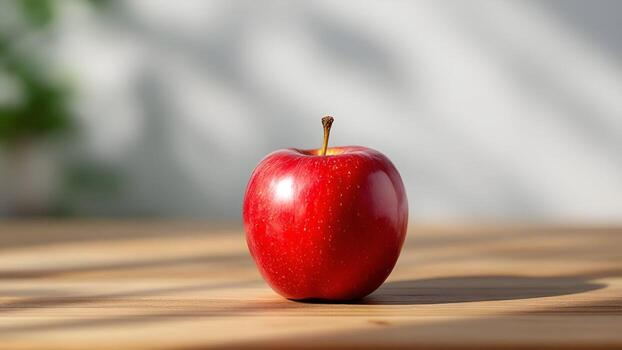
#> input picture Task_8/1.jpg, 622 x 350 px
$ python Task_8.py
#> lines starting #> are read from the running program, lines starting #| are printed output that depends on the picture; after the words box and inside, x2 and y2 are one past the last pixel; in counts of white or black regions, pixels touching at a corner belong together
import cv2
import numpy as np
import matplotlib.pyplot as plt

img = cv2.imread('1.jpg')
#> img is the input picture: shape (350, 622, 3); mean B, G, R 137.9, 151.7, 175.4

if img is None:
    raise FileNotFoundError("Image file not found. Please check the path and filename.")

T_value = 127

gray = cv2.cvtColor(img, cv2.COLOR_BGR2GRAY)
rgb = cv2.cvtColor(img, cv2.COLOR_BGR2RGB)

__,thresh_binary = cv2.threshold(gray, T_value, 255, cv2.THRESH_BINARY)
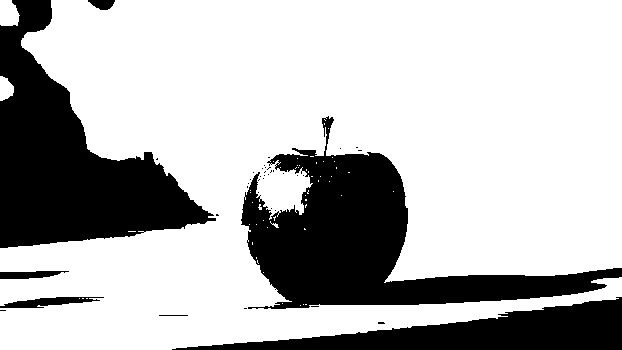
#> thresh_binary: shape (350, 622); 72.3% white; 39 black regions (32 under 20 px), largest, box (x1, y1, x2, y2) and area: (241, 116, 622, 309) 24916, (0, 0, 216, 248) 23494, (172, 297, 622, 350) 10518
__,thresh_binary_inv = cv2.threshold(gray, T_value, 255, cv2.THRESH_BINARY_INV)
__,thresh_trunc = cv2.threshold(gray, T_value, 255, cv2.THRESH_TRUNC)
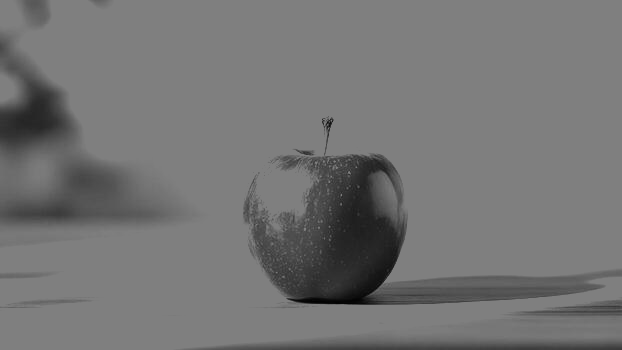
#> thresh_trunc: shape (350, 622); min 1, max 127, mean 116.2
__,thresh_tozero = cv2.threshold(gray, T_value, 255, cv2.THRESH_TOZERO)
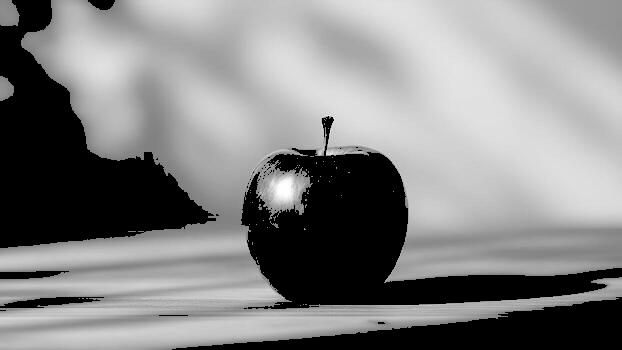
#> thresh_tozero: shape (350, 622); min 0, max 255, mean 132.9
__,thresh_tozero_inv = cv2.threshold(gray, T_value, 255, cv2.THRESH_TOZERO_INV)
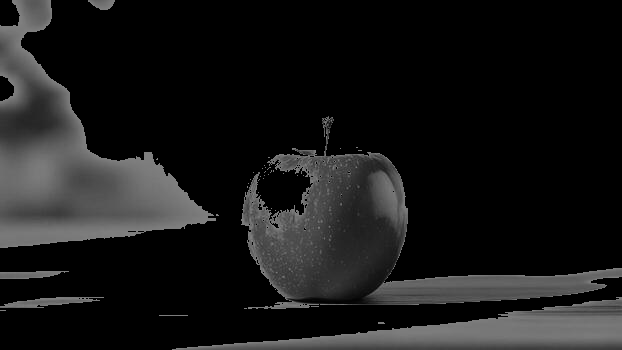
#> thresh_tozero_inv: shape (350, 622); min 0, max 127, mean 24.3

fig , axes = plt.subplots(2, 3, figsize=(12, 8))
axes[0, 0].imshow(rgb)
axes[0, 0].set_title('Original Image')
axes[0, 1].imshow(thresh_binary, cmap='gray')
axes[0, 1].set_title('Binary Threshold')
axes[0, 2].imshow(thresh_binary_inv, cmap='gray')
axes[0, 2].set_title('Binary Inverse Threshold')
axes[1, 0].imshow(thresh_trunc, cmap='gray')
axes[1, 0].set_title('Truncated Threshold')
axes[1, 1].imshow(thresh_tozero, cmap='gray')
axes[1, 1].set_title('To Zero Threshold')
axes[1, 2].imshow(thresh_tozero_inv, cmap='gray')
axes[1, 2].set_title('To Zero Inverse Threshold')
axes[0, 0].axis('off')
axes[0, 1].axis('off')
axes[0, 2].axis('off')
axes[1, 0].axis('off')
axes[1, 1].axis('off')
axes[1, 2].axis('off')
plt.tight_layout()
plt.savefig('thresholding_results.png')
plt.show()

blurred = cv2.GaussianBlur(gray, (5, 5), 0)
otsu_val, otsu_img = cv2.threshold(blurred, 0, 255, cv2.THRESH_BINARY + cv2.THRESH_OTSU)
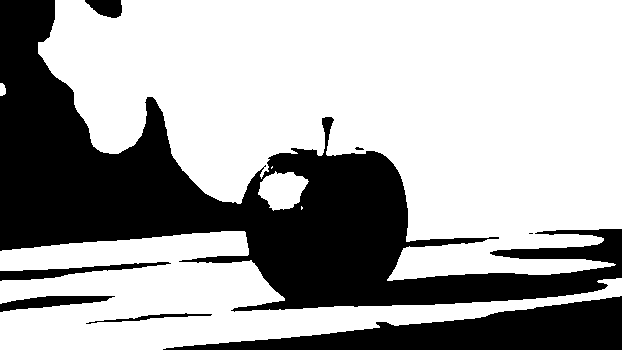
#> otsu_img: shape (350, 622); 66.1% white; 8 black regions (2 under 20 px), largest, box (x1, y1, x2, y2) and area: (0, 0, 622, 312) 59450, (163, 296, 622, 350) 11513, (0, 262, 171, 281) 1048, (0, 296, 115, 312) 936, (85, 0, 122, 18) 484, (86, 313, 212, 324) 316
#> otsu_val = 142

print(f"Otsu's threshold value: {otsu_val}")
#| Otsu's threshold value: 142.0

fig , axes = plt.subplots(1, 2, figsize=(10, 5))
axes[0].imshow(blurred, cmap='gray')
axes[0].set_title('Blurred Image')
axes[1].imshow(otsu_img, cmap='gray')
axes[1].set_title("Otsu's Thresholding")
axes[0].axis('off')
axes[1].axis('off')
plt.tight_layout()
plt.savefig('otsu_thresholding_results.png')
plt.show()

block_size = 11
adaptive_mean_c2 = cv2.adaptiveThreshold(gray, 255, cv2.ADAPTIVE_THRESH_MEAN_C, cv2.THRESH_BINARY, block_size, 2)
#> adaptive_mean_c2: shape (350, 622); 81.8% white; 1304 black regions (1238 under 20 px), largest, box (x1, y1, x2, y2) and area: (243, 116, 622, 305) 12148, (0, 318, 622, 350) 3858, (0, 301, 463, 333) 2796
adaptive_gaussian_c2 = cv2.adaptiveThreshold(gray, 255, cv2.ADAPTIVE_THRESH_GAUSSIAN_C, cv2.THRESH_BINARY, block_size, 2)
#> adaptive_gaussian_c2: shape (350, 622); 87.1% white; 1372 black regions (1295 under 20 px), largest, box (x1, y1, x2, y2) and area: (236, 116, 622, 305) 9781, (0, 310, 622, 333) 2339, (0, 280, 267, 309) 2031

adaptive_mean_c6 = cv2.adaptiveThreshold(gray, 255, cv2.ADAPTIVE_THRESH_MEAN_C, cv2.THRESH_BINARY, block_size, 5)
#> adaptive_mean_c6: shape (350, 622); 90.8% white; 464 black regions (408 under 20 px), largest, box (x1, y1, x2, y2) and area: (243, 116, 610, 305) 5727, (0, 302, 430, 333) 2084, (0, 280, 261, 312) 1973
adaptive_gaussian_c6 = cv2.adaptiveThreshold(gray, 255, cv2.ADAPTIVE_THRESH_GAUSSIAN_C, cv2.THRESH_BINARY, block_size, 5)
#> adaptive_gaussian_c6: shape (350, 622); 94.6% white; black in thin lines or dots

fig , axes = plt.subplots(2, 2, figsize=(12, 8))
axes[0, 0].imshow(adaptive_mean_c2, cmap='gray')
axes[0, 0].set_title('Adaptive Mean Thresholding (C=2)')
axes[0, 1].imshow(adaptive_gaussian_c2, cmap='gray')
axes[0, 1].set_title('Adaptive Gaussian Thresholding (C=2)')
axes[1, 0].imshow(adaptive_mean_c6, cmap='gray')
axes[1, 0].set_title('Adaptive Mean Thresholding (C=6)')
axes[1, 1].imshow(adaptive_gaussian_c6, cmap='gray')
axes[1, 1].set_title('Adaptive Gaussian Thresholding (C=6)')
axes[0, 0].axis('off')
axes[0, 1].axis('off')
axes[1, 0].axis('off')
axes[1, 1].axis('off')
plt.tight_layout()
plt.savefig('adaptive_thresholding_results.png')
plt.show()

def Validate_Mask(mask_img) :
    total_pixels = mask_img.size
    white_pixels = np.sum(mask_img == 255)
    coverage_percentage = (white_pixels / total_pixels) * 100

    contours, _ = cv2.findContours(mask_img, cv2.RETR_EXTERNAL, cv2.CHAIN_APPROX_SIMPLE)
    num_contours = len(contours)

    print("\n==========================================")
    print("      --- MASK VALIDATION RESULTS ---     ")
    print("==========================================")
    print(f"White Pixel Count   : {white_pixels}")
    print(f"Coverage Percentage : {coverage_percentage:.2f}%")
    print(f"Separate Regions    : {num_contours}")
    print("==========================================\n")

    return white_pixels, coverage_percentage, num_contours

lower_red1 = np.array([0, 100, 50])
upper_red1 = np.array([10, 255, 255])

lower_red2 = np.array([160, 100, 50])
upper_red2 = np.array([180, 255, 255])

cap = cv2.VideoCapture(0, cv2.CAP_DSHOW)

if not cap.isOpened():
    raise Exception("Could not open video device")
else:
    print("\n--- Live Camera Segmentation Running ---")
    print("-> Press 's' to Capture best state & Run validate_mask()")
    print("-> Press 'q' to Quit\n")
while True:
    ret, frame = cap.read()
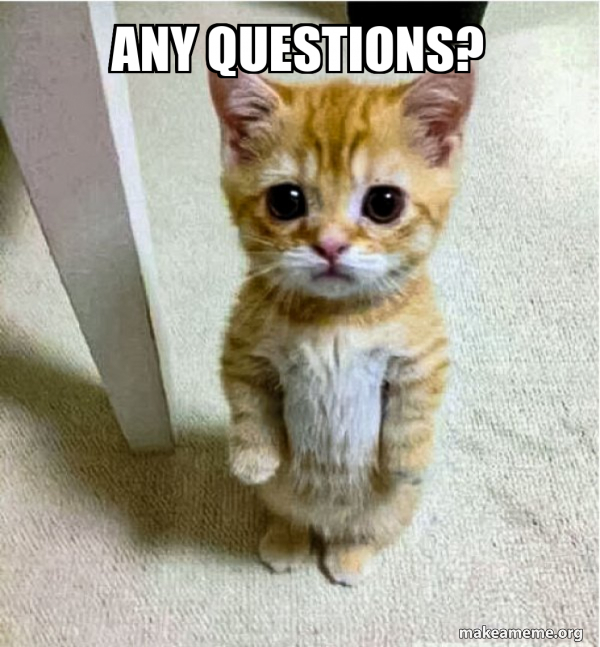
#> input picture Eng_Renad_Task/1.jpg, 600 x 647 px, given in place of the camera
#> frame is the input picture: shape (647, 600, 3); mean B, G, R 152.1, 167.1, 171.3

    if not ret:
        print("Failed to grab frame")
        break

    blurred_frame = cv2.GaussianBlur(frame, (5, 5), 0)

    hsv_frame = cv2.cvtColor(blurred_frame, cv2.COLOR_BGR2HSV)
#> hsv_frame: shape (647, 600, 3); mean H, S, V 34.1, 43.6, 173.7

    mask1 = cv2.inRange(hsv_frame, lower_red1, upper_red1)
#> mask1: shape (647, 600); 0.56% white; 18 white regions (15 under 20 px), largest, box (x1, y1, x2, y2) and area: (416, 101, 467, 164) 1129, (211, 71, 259, 162) 942, (386, 211, 399, 223) 38
    mask2 = cv2.inRange(hsv_frame, lower_red2, upper_red2)
#> mask2: shape (647, 600); 0.05% white; 4 white regions (3 under 20 px), largest, box (x1, y1, x2, y2) and area: (322, 248, 336, 276) 172

    combined_mask = cv2.bitwise_or(mask1, mask2)
#> combined_mask: shape (647, 600); 0.61% white; 19 white regions (15 under 20 px), largest, box (x1, y1, x2, y2) and area: (416, 101, 467, 164) 1129, (211, 71, 259, 162) 942, (313, 244, 336, 276) 204, (386, 210, 399, 223) 39

    kernel = np.ones((5, 5), np.uint8)
    combined_mask = cv2.morphologyEx(combined_mask, cv2.MORPH_CLOSE, kernel)
#> combined_mask: shape (647, 600); 0.66% white; 14 white regions (10 under 20 px), largest, box (x1, y1, x2, y2) and area: (412, 101, 467, 164) 1184, (211, 71, 259, 162) 1047, (313, 244, 336, 276) 259, (386, 202, 400, 223) 60
    cleaned_mask = cv2.morphologyEx(combined_mask, cv2.MORPH_OPEN, kernel)
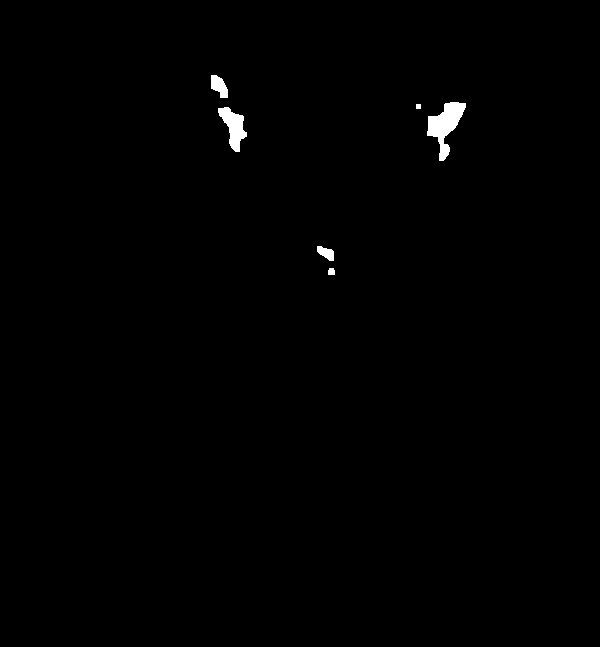
#> cleaned_mask: shape (647, 600); 0.56% white; 6 white regions, box (x1, y1, x2, y2) and area: (427, 102, 466, 161) 1046, (218, 107, 247, 152) 652, (211, 75, 228, 98) 259, (317, 246, 334, 261) 163, (328, 268, 335, 275) 45, (416, 104, 421, 109) 25

    result_frame = cv2.bitwise_and(frame, frame, mask=cleaned_mask)

    cv2.imshow("Raw Frame (Live)", frame)
    cv2.imshow("Binary Mask (Live)", cleaned_mask)
    cv2.imshow("Masked Result (Live)", result_frame)

    key = cv2.waitKey(30) & 0xFF
#> (key q is pressed here)

    if key == ord('s'):
        cv2.imwrite('captured_frame.jpg', frame)
        cv2.imwrite('captured_mask.jpg', cleaned_mask)
        cv2.imwrite('captured_result.jpg', result_frame)
        print("saved captured_frame.jpg, captured_mask.jpg, and captured_result.jpg")

        validate_Mask(cleaned_mask)
        break
    elif key == ord('q'):
        break

    cap.release()
    cv2.destroyAllWindows()
